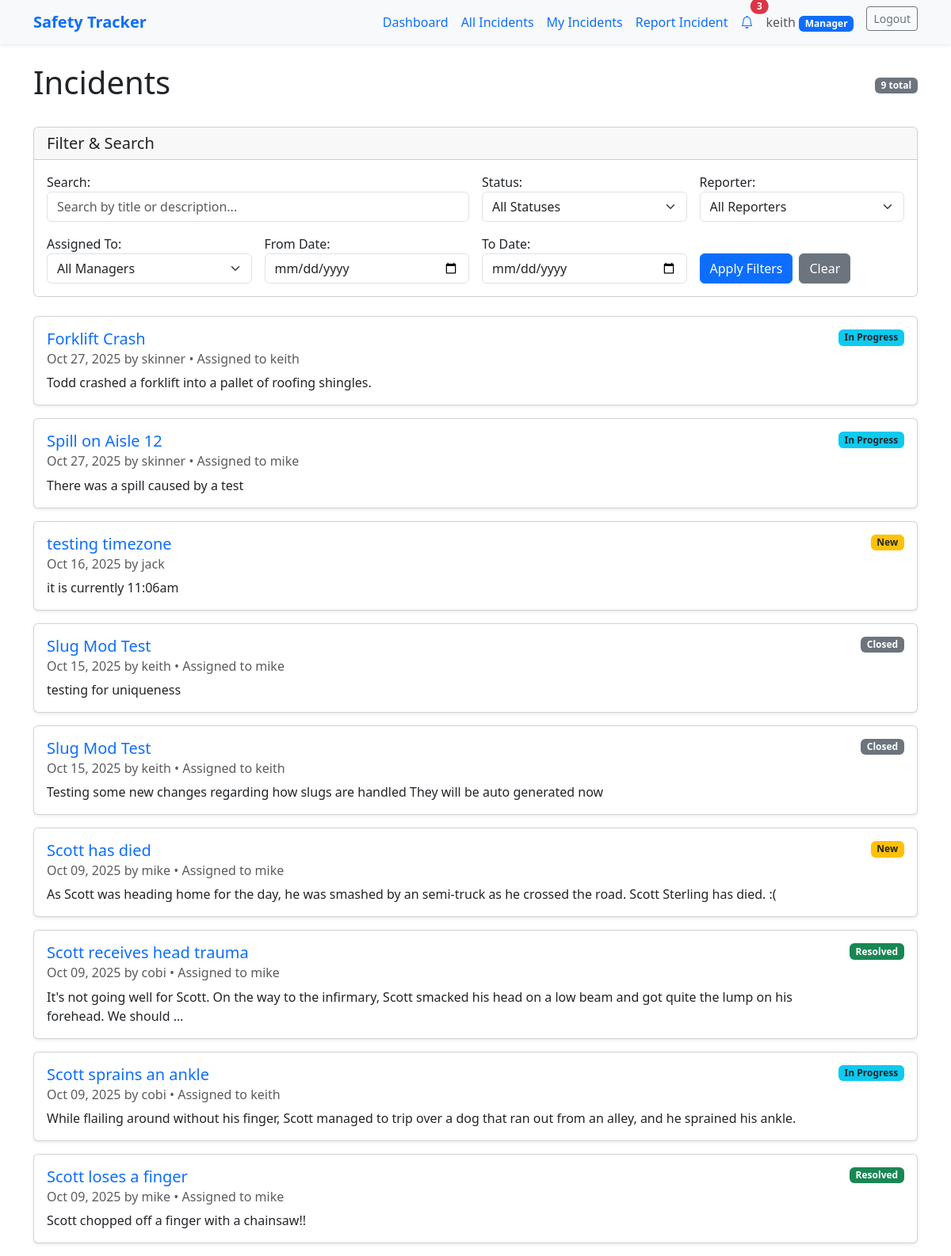
The app's page /incident_reporter/ (signed in) with its own data.
### incident_reporter/models.py (models this page shows, shortened)
class Incident(models.Model):
    STATUS_CHOICES = [
        ('new', 'New'),
        ('in_progress', 'In Progress'),
        ('resolved', 'Resolved'),
        ('closed', 'Closed'),
    ]
    title = models.CharField(max_length=75)
    body = models.TextField()
    slug = models.SlugField(unique=True)
    date = models.DateTimeField(auto_now_add=True)
    banner = models.ImageField(default='fallback.jpg', blank=True)
    reporter = models.ForeignKey(User, on_delete=models.CASCADE, null=True, blank=True, related_name='reported_incidents')
    status = models.CharField(max_length=20, choices=STATUS_CHOICES, default='new')
    assigned_to = models.ForeignKey(User, on_delete=models.SET_NULL, null=True, blank=True, related_name='assigned_incidents')
    class Meta:
        ordering = ['-date']

### incident_reporter/views.py (the view)
# urls.py: path('', views.incident_list, name='list'),
def incident_list(request):
    incidents = Incident.objects.all().order_by('-date')
    filter_form = forms.IncidentFilterForm(request.GET)
    if filter_form.is_valid():
        search = filter_form.cleaned_data.get('search')
        status = filter_form.cleaned_data.get('status')
        reporter = filter_form.cleaned_data.get('reporter')
        assigned_to = filter_form.cleaned_data.get('assigned_to')
        date_from = filter_form.cleaned_data.get('date_from')
        date_to = filter_form.cleaned_data.get('date_to')
        if search:
            incidents = incidents.filter(
                Q(title__icontains=search) | Q(body__icontains=search)
            )
        if status:
            incidents = incidents.filter(status=status)
        if reporter:
            incidents = incidents.filter(reporter=reporter)
        if assigned_to:
            incidents = incidents.filter(assigned_to=assigned_to)
        if date_from:
            incidents = incidents.filter(date__gte=date_from)
        if date_to:
            date_to_end = datetime.combine(date_to, datetime.max.time())
            incidents = incidents.filter(date__lte=date_to_end)
    context = {
        'incident': incidents,
        'filter_form': filter_form,
        'total_count': incidents.count(),
    }
    return render(request, 'incident_reporter/incident_list.html', context)

### incident_reporter/context_processors.py (called while the page is built)
def unread_notifications(request):
    if request.user.is_authenticated:
        unread_count = Notification.objects.filter(user=request.user, is_read=False).count()
        return {'unread_notifications_count': unread_count}
    return {'unread_notifications_count': 0}

### users/models.py (called while the page is built)
    def is_manager(self):
        return self.role == 'manager'

### incident_reporter/templates/incident_reporter/incident_list.html (shortened to what this page needs)
{% extends 'layout.html' %}
{% block content %}
<section>
    <div class="d-flex justify-content-between align-items-center mb-4">
        <h1>Incidents</h1>
        <span class="badge bg-secondary">{{ total_count }} total</span>
    </div>
    <div class="card mb-4">
        <div class="card-header">
            <h5 class="mb-0">Filter & Search</h5>
        </div>
        <div class="card-body">
            <form method="get" action="{% url 'incident:list' %}">
                <div class="row g-3">
                    <div class="col-md-6">
                        {{ filter_form.search.label_tag }}
                        {{ filter_form.search }}
                    </div>
                    <div class="col-md-3">
                        {{ filter_form.status.label_tag }}
                        {{ filter_form.status }}
                    </div>
                    <div class="col-md-3">
                        {{ filter_form.reporter.label_tag }}
                        {{ filter_form.reporter }}
                    </div>
                    <div class="col-md-3">
                        {{ filter_form.assigned_to.label_tag }}
                        {{ filter_form.assigned_to }}
                    </div>
                    <div class="col-md-3">
                        {{ filter_form.date_from.label_tag }}
                        {{ filter_form.date_from }}
                    </div>
                    <div class="col-md-3">
                        {{ filter_form.date_to.label_tag }}
                        {{ filter_form.date_to }}
                    </div>
                    <div class="col-md-3 d-flex align-items-end">
                        <button type="submit" class="btn btn-primary me-2">Apply Filters</button>
                        <a href="{% url 'incident:list' %}" class="btn btn-secondary">Clear</a>
                    </div>
                </div>
            </form>
        </div>
    </div>
    {% for i in incident %}
        <div class="card mb-3 shadow-sm">
            <div class="card-body">
                <div class="d-flex justify-content-between align-items-start">
                    <div class="flex-grow-1">
                        <h5 class="card-title">
                            <a href="{% url 'incident:page' slug=i.slug %}" class="text-primary text-decoration-none">
                                {{ i.title }}
                            </a>
                        </h5>
                        <h6 class="card-subtitle mb-2 text-muted">
                            {{ i.date|date:"M d, Y" }} by {{ i.reporter.username }}
                            {% if i.assigned_to %}
                                • Assigned to {{ i.assigned_to.username }}
                            {% endif %}
                        </h6>
                        <p class="card-text">{{ i.body|truncatewords:30 }}</p>
                    </div>
                    <span class="badge ms-3
                        {% if i.status == 'new' %}bg-warning text-dark
                        {% elif i.status == 'in_progress' %}bg-info text-dark
                        {% elif i.status == 'resolved' %}bg-success
                        {% elif i.status == 'closed' %}bg-secondary
                        {% endif %}">
                        {{ i.get_status_display }}
                    </span>
                </div>
            </div>
        </div>
    {% empty %}
        <div class="alert alert-info">
            No incidents found matching your filters.
        </div>
    {% endfor %}
</section>
{% endblock %}

### templates/layout.html (shortened to what this page needs)
<!DOCTYPE html>
{% load static %}
<html lang="en">
<head>
    <link href="https://cdn.jsdelivr.net/npm/bootstrap@5.3.2/dist/css/bootstrap.min.css" rel="stylesheet">
    <link rel="stylesheet" href="https://cdn.jsdelivr.net/npm/bootstrap-icons@1.11.1/font/bootstrap-icons.css">
</head>
<body class="bg-white text-dark">
    <nav class="navbar navbar-expand-lg navbar-light bg-light shadow-sm mb-4">
      <div class="container">
        <a class="navbar-brand text-primary fw-bold" href="/">Safety Tracker</a>
        <div class="collapse navbar-collapse" id="navbarNav">
          <ul class="navbar-nav ms-auto">
            {% if user.is_authenticated %}
                {% if user.profile.is_manager %}
                    <li class="nav-item"><a class="nav-link text-primary" href="{% url 'incident:manager-dashboard' %}">Dashboard</a></li>
                    <li class="nav-item"><a class="nav-link text-primary" href="{% url 'incident:list' %}">All Incidents</a></li>
                    <li class="nav-item"><a class="nav-link text-primary" href="{% url 'incident:my-incidents' %}">My Incidents</a></li>
                    <li class="nav-item"><a class="nav-link text-primary" href="{% url 'incident:new-incident' %}">Report Incident</a></li>
                    <li class="nav-item">
                        <a class="nav-link text-primary position-relative" href="{% url 'incident:notifications' %}">
                            <i class="bi bi-bell"></i>
                            {% if unread_notifications_count > 0 %}
                                <span class="position-absolute top-0 start-100 translate-middle badge rounded-pill bg-danger">
                                    {{ unread_notifications_count }}
                                </span>
                            {% endif %}
                        </a>
                    </li>
                {% endif %}
                <li class="nav-item">
                  <span class="nav-link text-muted">
                    {{ user.username }}
                    {% if user.profile.is_manager %}
                      <span class="badge bg-primary">Manager</span>
                    {% endif %}
                  </span>
                </li>
                <li class="nav-item">
                  <form action="{% url 'users:logout' %}" method="post" class="d-inline">
                      <button class="btn btn-outline-secondary btn-sm ms-2" type="submit">Logout</button>
                  </form>
                </li>
            {% else %}
                <li class="nav-item"><a class="nav-link text-primary" href="{% url 'users:register' %}">Register</a></li>
                <li class="nav-item"><a class="nav-link text-primary" href="{% url 'users:login' %}">Login</a></li>
            {% endif %}
          </ul>
        </div>
      </div>
    </nav>
    <main class="container">
        {% block content %}
        {% endblock %}
    </main>
</body>
</html>

### records on screen
Incident: title "Forklift Crash", date "Oct 27, 2025", reporter.username "skinner", assigned_to.username "keith", body "Todd crashed a forklift into a pallet of roofing shingles.", status "In Progress"
Incident: title "Spill on Aisle 12", date "Oct 27, 2025", reporter.username "skinner", assigned_to.username "mike", body "There was a spill caused by a test", status "In Progress"
Incident: title "testing timezone", date "Oct 16, 2025", reporter.username "jack", body "it is currently 11:06am", status "New"
Incident: title "Slug Mod Test", date "Oct 15, 2025", reporter.username "keith", assigned_to.username "mike", body "testing for uniqueness", status "Closed"
Incident: title "Slug Mod Test", date "Oct 15, 2025", reporter.username "keith", assigned_to.username "keith", body "Testing some new changes regarding how slugs are handled They will be auto generated now", status "Closed"
Incident: title "Scott has died", date "Oct 09, 2025", reporter.username "mike", assigned_to.username "mike", body "As Scott was heading home for the day, he was smashed by an semi-truck as he crossed the road. Scott Sterling has died. :(", status "New"
Incident: title "Scott receives head trauma", date "Oct 09, 2025", reporter.username "cobi", assigned_to.username "mike", body "It's not going well for Scott. On the way to the infirmary, Scott smacked his head on a low beam and got quite the lump on his forehead. We should …", status "Resolved"
Incident: title "Scott sprains an ankle", date "Oct 09, 2025", reporter.username "cobi", assigned_to.username "keith", body "While flailing around without his finger, Scott managed to trip over a dog that ran out from an alley, and he sprained his ankle.", status "In Progress"
Incident: title "Scott loses a finger", date "Oct 09, 2025", reporter.username "mike", assigned_to.username "mike", body "Scott chopped off a finger with a chainsaw!!", status "Resolved"

### other values on screen
{{ unread_notifications_count }} "3"
{{ user.username }} "keith"
{{ total_count }} "9"
{{ filter_form.search.label_tag }} "Search:"
{{ filter_form.status.label_tag }} "Status:"
{{ filter_form.reporter.label_tag }} "Reporter:"
{{ filter_form.assigned_to.label_tag }} "Assigned To:"
{{ filter_form.date_from.label_tag }} "From Date:"
{{ filter_form.date_to.label_tag }} "To Date:"
